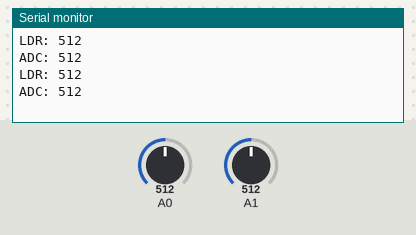
Recording of a sketch running on a simulated Arduino Uno, built with avr-gcc and run on an emulated ATmega328P. Parts: the last lines printed to the serial monitor. The test bench sets the inputs (shaded band); at power-on: A0 = 512, A1 = 512.

Above: at 1.3 s.
1.4 s: A0 set to 716
At 2.31 s:
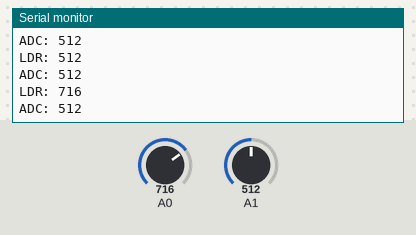
2.9 s: A1 set to 716
At 3.81 s:
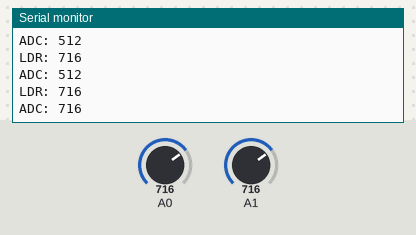
4.4 s: A0 set to 900
At 4.81 s:
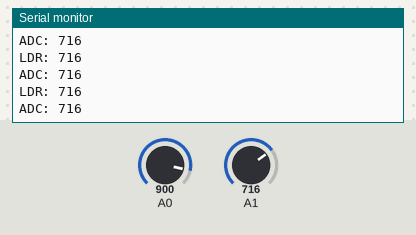
5.9 s: A1 set to 900
At 6.31 s:
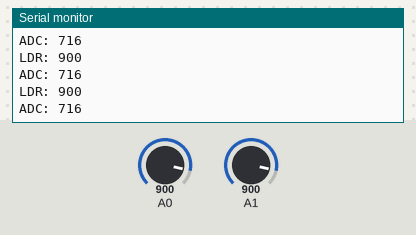
Timing chart, 0 to 8.4 s (numbered marks = the images above; inputs shaded):
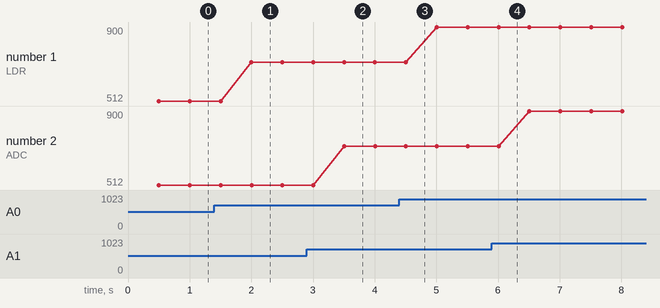

Measured:
- after the input at 1.4 s, the serial monitor: prints a new line after 0.60 s (image 1)
- after the input at 2.9 s, the serial monitor: prints a new line after 0.61 s (image 2)
- plotted number 1: 512 → 716 after the input at 1.4 s, 716 → 900 after the input at 4.4 s

The sketch:

sensorluz.ino
```cpp
void setup() {
Serial.begin(115200);
}

void loop() {
int valorsensor= analogRead (A0);
int valorpotenciometro= analogRead (A1);
delay(500);
Serial.print("LDR: ");
Serial.println(valorsensor);
Serial.print("ADC: ");
Serial.println(valorpotenciometro);
}
```
